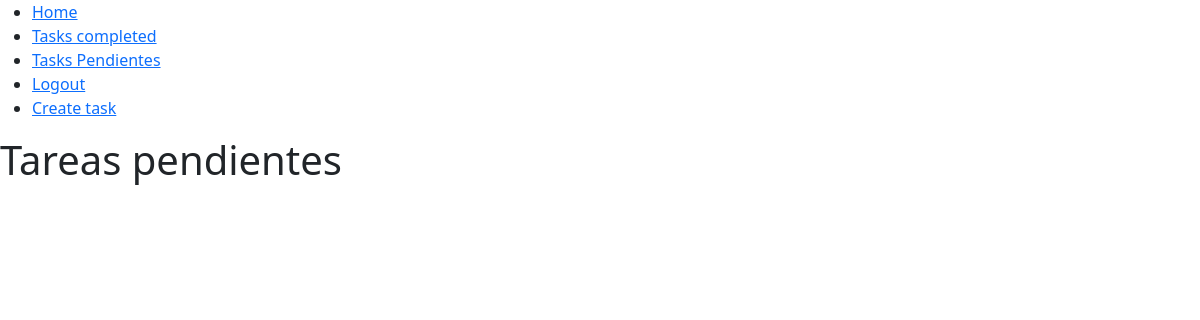
Before: /tasks_completed/ (signed in) with the older database file.
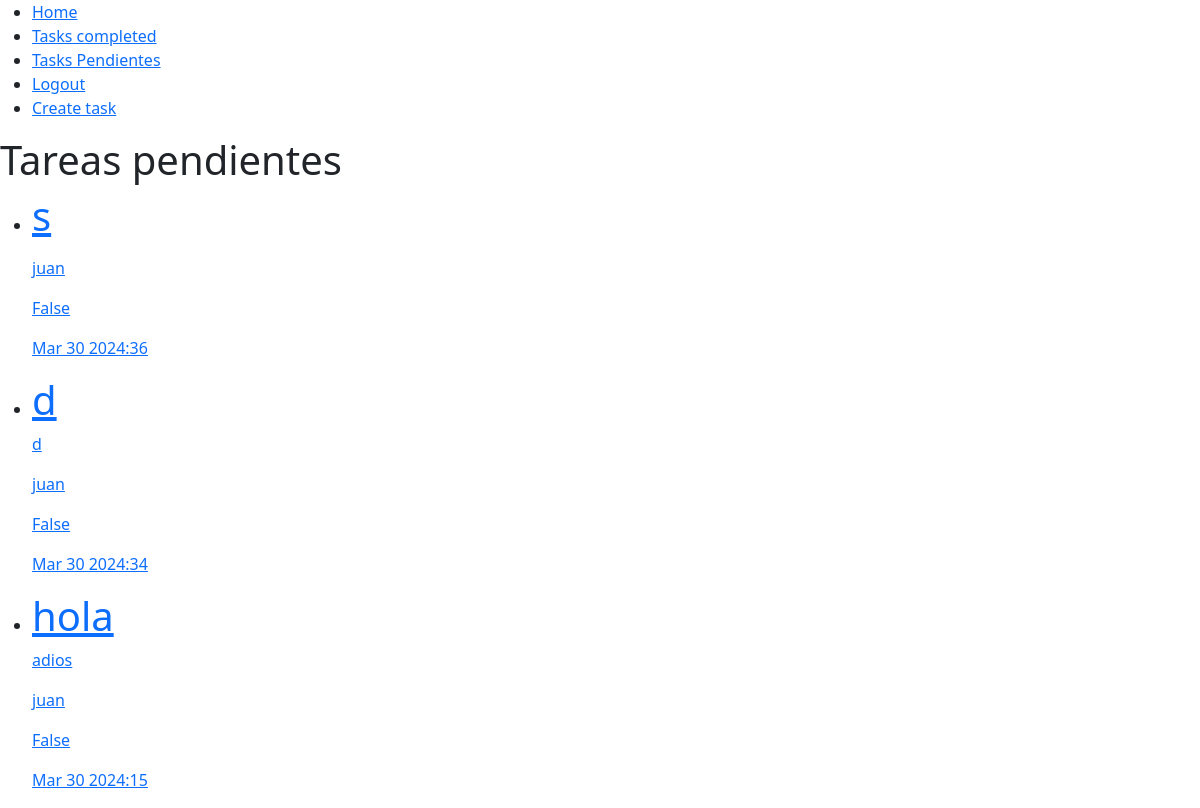
After: the same page with the newer database file.
### tasks/models.py (models this page shows, shortened)
class Tasks(models.Model):
    title = models.CharField(max_length=100)
    description = models.TextField(blank = True)
    created = models.DateTimeField(auto_now_add = True)
    datecompleted = models.DateTimeField(null = True, blank = True)
    important = models.BooleanField(default = False)
    user = models.ForeignKey(User, on_delete=models.CASCADE)

### tasks/views.py (the view)
# urls.py: path('tasks_completed/',views.tasks_completed, name='tasks_completed'),
def tasks_completed(request):
    tasks = Tasks.objects.filter(user=request.user, datecompleted__isnull=False).order_by("-datecompleted")
    return render(request, "tasks.html", {'tasks' : tasks})

### tasks/templates/tasks.html
{% extends 'base.html' %}
{% block content %}
<h1>Tareas pendientes</h1>
{% for task in tasks %}
<ul>
    <li>
        <a <a href="{% url 'task_detail' task.id %}">
            <h1>{{task.title}}</h1>
            <p>{{task.description}}</p>
            <p>{{task.user}}</p>
            <p>{{task.important}}</p>
            <p>{{task.datecompleted|date:'M j Y:i'}}</p>
        </a>
    </li>
</ul>
{% endfor %}
{% endblock %}

Changed rows visible on the page:
added Tasks: title "s", user "juan", important "False", datecompleted "Mar 30 2024:36"
now on this page (row edited): Tasks: title "d", description "d", user "juan", important "False", datecompleted "Mar 30 2024:34"
now on this page (row edited): Tasks: title "hola", description "adios", user "juan", important "False", datecompleted "Mar 30 2024:15"
